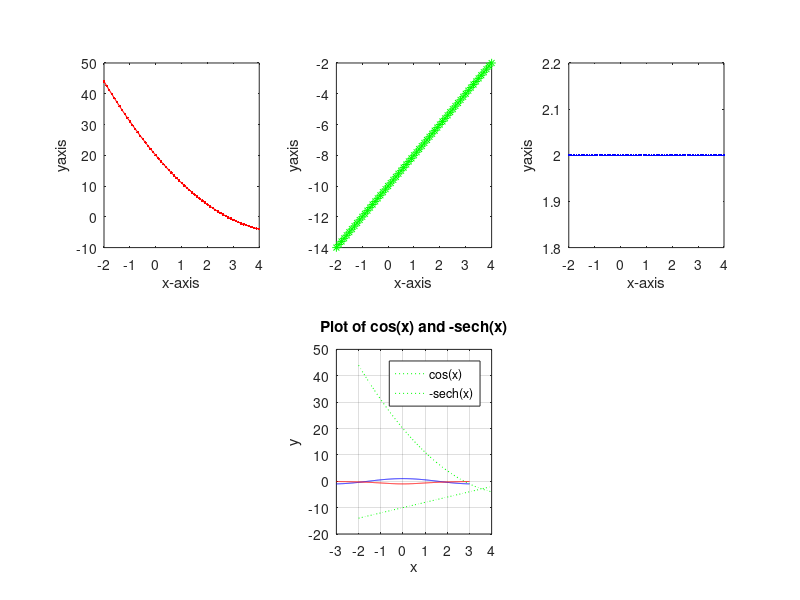

Source code (MATLAB):
%write a matlab program to create a graph of values of x and values of y
%taking values of x against x axis and y values against y axis 

%x:1988-1994
%y: 8 12 20 22 18 24 27
x=(1988:1994);
y=[8 12 20 22 18 24 27];

plot(x,y,"*r")
xlabel("years")

ylabel("frequency")
title("graph of coordinates")
grid on

%% create a graph of a function y=x^2+4sin2x-1,  -3<=x<=3
x=-3:0.1:3;
y=x.^2+4.*sin(2.*x)-1;
plot(x,y,"b:")
xlabel("x value")
ylabel("y=x^2+4sin(2x)-1")
title ("graph of function")
grid on

%% 
%find the root of the equation 3-x=e^(x-1)  , -2<=x<=2
x=(-2:0.1:2);
y1=3-x;
y2=exp(x-1);
plot(x,y1)
hold on
plot(x,y2)
%%
%x=(-2:0.1:4);
%y=(3.5).^(-0.5.*x).*cos(6.*x);

%z=(3.*x.^3-26.*x+10);


x=(-2:0.1:4);
y=(3.5).^(-0.5.*x).*cos(6.*x);

z=(3.*x.^3-26.*x+10);
subplot(1,2,2)
plot(x,y)
xlabel("xaxis")
ylabel("yaxis")
subplot(1,2,1)
plot(x,z)
xlabel("xaxis")
ylabel("yaxis")


%% 
%crete a seperate graphs of the following functions dividing fig window
%into 6 parts y=x^2-10x+20  x=-2 to 4
%y1=2x-10
%y2=2
%output y y1 y2 and all three

x=(-2:0.1:4);
y=x.^2-10.*x+20;
y1=2.*x-10;
y2=2;
subplot(2,3,1)
plot(x,y,"r.-")
xlabel("x-axis")
ylabel("yaxis")
subplot(2,3,2)
plot(x,y1,"g*")
xlabel("x-axis")
ylabel("yaxis")
subplot(2,3,3)
plot(x,y2,"b")
xlabel("x-axis")
ylabel("yaxis")
subplot(2,3,5)
plot(x,y,"g:")
hold on
plot(x,y1,"g:")
hold on
plot(x,y2,"g:")
hold on
xlabel("x-axis")
ylabel("yaxis")
%% to find the lowest root of the equation cosx*coshx=-1 in the interval -3<=x<=3

x = linspace(-3, 3, 1000);


y1 = cos(x);


y2 = -sech(x);



plot(x, y1, 'b', 'DisplayName', 'cos(x)');
hold on;
plot(x, y2, 'r', 'DisplayName', '-sech(x)');
xlabel('x');
ylabel('y');
legend('cos(x)', '-sech(x)'); 
title('Plot of cos(x) and -sech(x)');

grid on;


